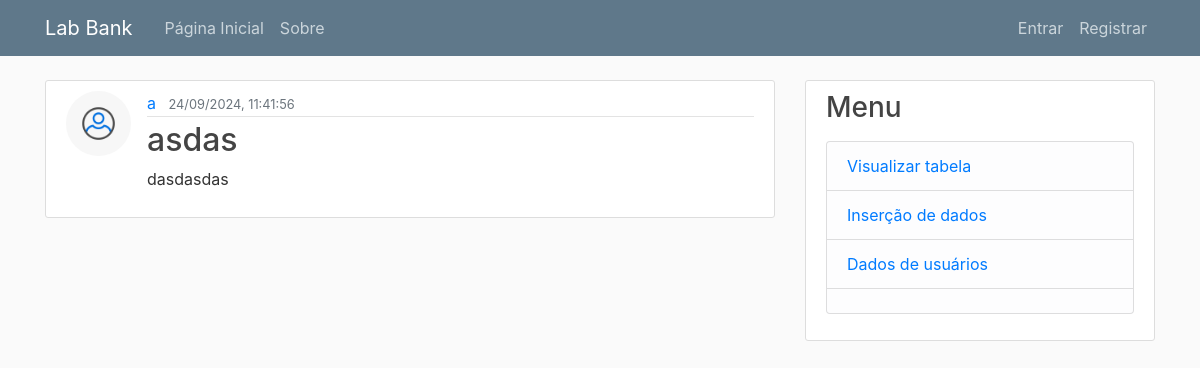
/post/1/, run on an earlier commit of the app's database.
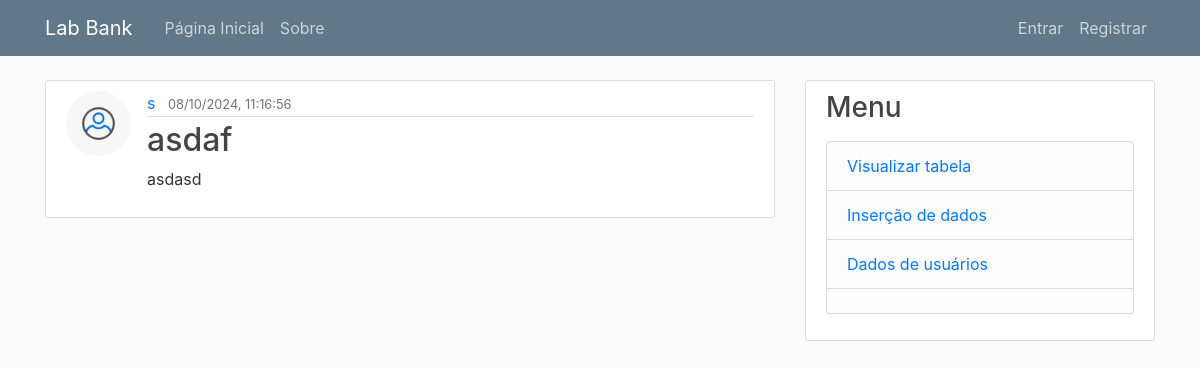
And on a later commit of the database.
### lab_bank/models.py (models this page shows, shortened)
class User(db.Model, UserMixin):
    id = db.Column(db.Integer, primary_key=True)
    username = db.Column(db.String(100), unique=True, nullable=False)
    email = db.Column(db.String(200), unique=True, nullable=False)
    profile_picture = db.Column(db.String(20), nullable=False, default='default.jpg')
    password = db.Column(db.String(60))
    posts = db.relationship('Post', backref='author', lazy=True)
    subjects = db.relationship('Subject', backref='owner', lazy=True)

class Post(db.Model):
    id = db.Column(db.Integer, primary_key=True)
    title = db.Column(db.String(100), nullable=False)
    date_posted = db.Column(db.DateTime, nullable=False, default=datetime.now(pytz.timezone('America/Sao_Paulo')))
    content = db.Column(db.Text, nullable=False)
    user_id = db.Column(db.Integer, db.ForeignKey('user.id'), nullable=False)

### lab_bank/posts/routes.py (the view)
@posts.route('/post/<int:post_id>/')
def post(post_id):
    post = Post.query.get_or_404(post_id)
    return render_template('post.html', title = post.title, post = post)

### lab_bank/templates/post.html (shortened to what this page needs)
{% extends "layout.html" %}
{% block content %}
  <article class="media content-section">
    <img class="rounded-circle article-img" src="{{ url_for('static', filename='profile_pictures/' + post.author.profile_picture) }}">
    <div class="media-body">
      <div class="article-metadata">
        <a class="mr-2" href="{{ url_for('users.user_posts', username = post.author.username) }}">{{ post.author.username }}</a>
        <small class="text-muted">{{ post.date_posted.strftime('%d/%m/%Y, %H:%M:%S') }}</small>
      </div>
      <h2 class="article-title">{{ post.title }}</h2>
      <p class="article-content">{{ post.content }}</p>
    </div>
  </article>
{% endblock content %}

What changed in the data, as far as the page shows it:
no longer on this page (row edited): User: profile_picture (placeholder picture), author.username "a"
added User: profile_picture (placeholder picture), author.username "s"
changed Post: date_posted "24/09/2024, 11:41:56" → "08/10/2024, 11:16:56"; title "asdas" → "asdaf"; content "dasdasdas" → "asdasd"
